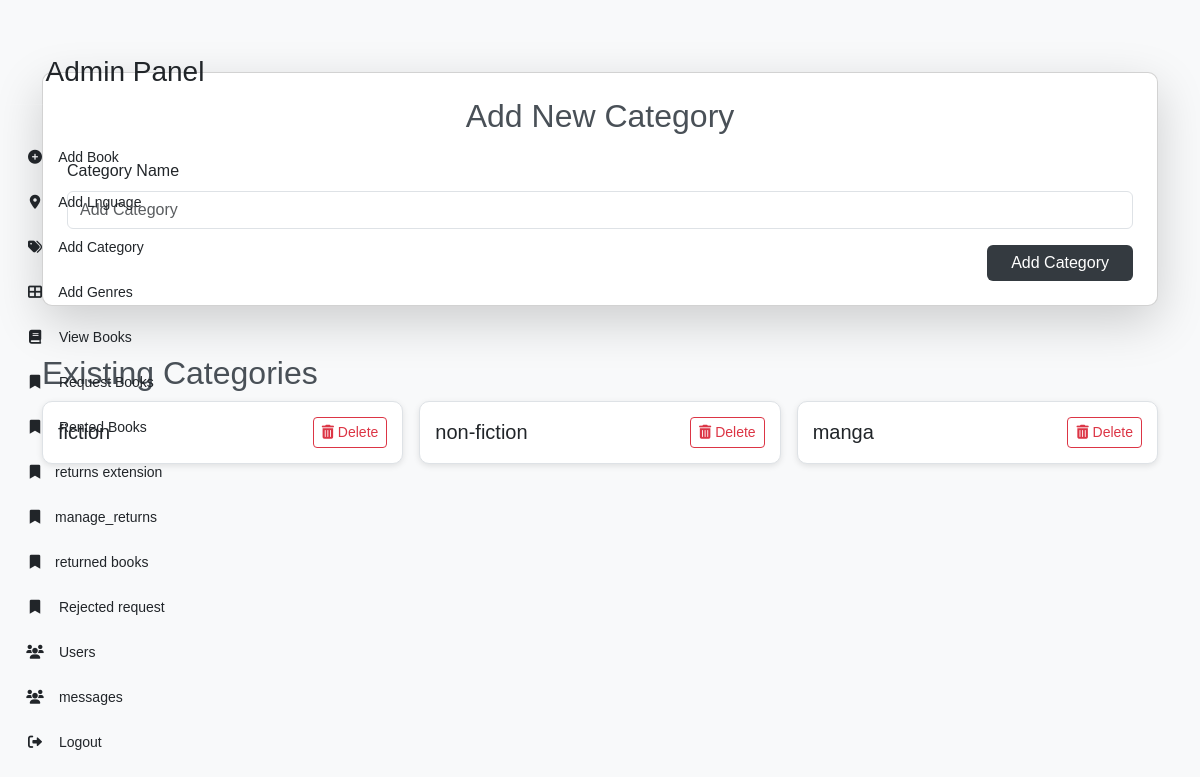
The app's page /category (signed in) with its own data.
### bookapp/models.py (models this page shows)
class Category(models.Model):
    name=models.TextField(max_length=200,unique=True)

### bookapp/views.py (the view)
# urls.py: path('category',views.add_cateogory),
def add_cateogory(req):
    if 'admin' in req.session:
        if req.method == 'POST':
            name = req.POST['name']
            Category.objects.create(name=name.lower())
            categorys = Category.objects.all()
            return render(req, 'admin/add_category.html', {'categorys': categorys})
        else:
            categorys= Category.objects.all()
            return render(req, 'admin/add_category.html', {'categorys':categorys})
    else:
          return redirect(u_login)

### templates/admin/add_category.html (shortened to what this page needs)
<!DOCTYPE html>
<html lang="en">
<head>
    <link href="https://cdn.jsdelivr.net/npm/bootstrap@5.3.3/dist/css/bootstrap.min.css" rel="stylesheet">
    <link rel="stylesheet" href="https://cdnjs.cloudflare.com/ajax/libs/font-awesome/6.0.0-beta3/css/all.min.css">
</head>
<body>
    <div class="d-flex">
        <div class="sidebar">
            <div class="sidebar">
                <h3>Admin Panel</h3>
                <a href="add_books"><i class="fas fa-plus-circle"></i> Add Book</a>
                <a href="location"><i class="fas fa-map-marker-alt"></i> Add Lnguage</a>
                <a href="category"><i class="fas fa-tags"></i> Add Category</a>
                <a href="genres"><i class="fas fa-th-large"></i> Add Genres</a>
                <a href="view_books"><i class="fas fa-book"></i> View Books</a>
                <a href="manage_requests"><i class="fas fa-bookmark"></i> Request Books</a>
                <a href="rented"><i class="fas fa-bookmark"></i> Rented Books</a>
                <a href="manage-extension-requests"><i class="fas fa-bookmark"></i>returns extension</a>
                <a href="manage_returns"><i class="fas fa-bookmark"></i>manage_returns</a>
                <a href="books_returns"><i class="fas fa-bookmark"></i>returned books</a>
                <a href="reject"><i class="fas fa-bookmark"></i> Rejected request</a>
                <a href="view_user"><i class="fas fa-users"></i> Users</a>
                <a href="display_contacts"><i class="fas fa-users"></i> messages</a>
                <a href="logout"><i class="fas fa-sign-out-alt"></i> Logout</a>
            </div>
        </div>
        <div class="container py-5">
            <div class="card shadow-lg p-4 my-4">
                <h2 class="text-center mb-4">Add New Category</h2>
                <form method="post" enctype="multipart/form-data">
                    <div class="mb-3">
                        <label for="c_name" class="form-label">Category Name</label>
                        <input type="text" class="form-control" id="c_name" name="name" placeholder="Add Category" required>
                    </div>
                    <div class="d-flex justify-content-end">
                        <button type="submit" class="btn btn-dark px-4">Add Category</button>
                    </div>
                </form>
            </div>
            <h2 class="mt-5">Existing Categories</h2>
            <div class="row g-3">
                {% for cat in categorys %}
                <div class="col-md-6 col-lg-4">
                    <div class="category-card d-flex justify-content-between align-items-center">
                        <h5 class="mb-0 text-truncate">{{ cat.name }}</h5>
                        <a href="{% url 'delete_category' cat.id %}" class="btn btn-outline-danger btn-sm" onclick="return confirm('Are you sure you want to delete this category?');">
                            <i class="fas fa-trash-alt"></i> Delete
                        </a>
                    </div>
                </div>
                {% endfor %}
            </div>
        </div>
    </div>
</body>
</html>

### templates/admin/add_category.html (style rules this page uses)
body { background-color: #f8f9fa; font-family: Arial, sans-serif; }
.sidebar { width: 250px; height: 100vh; background-color: var(--primary-bg); padding: 20px 0; position: fixed; overflow-y: auto; z-index: 1000; }
.sidebar h3 { color: var(--text-light); text-align: center; margin-bottom: 30px; padding: 15px; border-bottom: 1px solid rgba(255,255,255,0.1); }
.sidebar a { display: block; padding: 12px 25px; color: var(--text-light); text-decoration: none; transition: 0.3s; font-size: 14px; }
.sidebar i { margin-right: 10px; width: 20px; text-align: center; }
.card { border-radius: 10px; box-shadow: 0 4px 10px rgba(0, 0, 0, 0.1); }
.btn-dark { background-color: #343a40; border: none; }
.category-card { background-color: white; border: 1px solid #dee2e6; border-radius: 10px; box-shadow: 0 2px 6px rgba(0, 0, 0, 0.1); transition: transform 0.2s, box-shadow 0.2s; padding: 15px; }
h2 { color: #495057; }
.text-truncate { max-width: 75%; overflow: hidden; text-overflow: ellipsis; white-space: nowrap; }
.btn-outline-danger { color: #dc3545; border-color: #dc3545; }

### records on screen
Category: name "fiction"
Category: name "non-fiction"
Category: name "manga"
